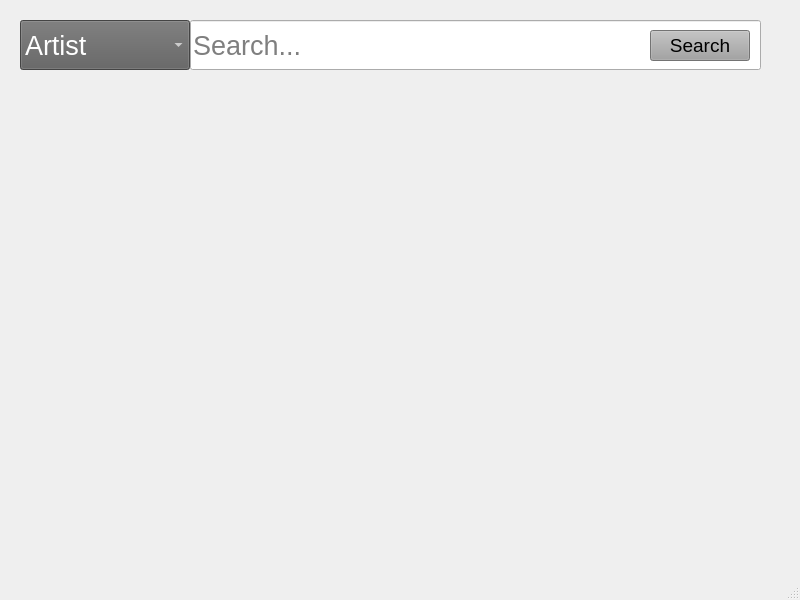
<?xml version="1.0" encoding="UTF-8"?>
<ui version="4.0">
 <class>MainWindow</class>
 <widget class="QMainWindow" name="MainWindow">
  <property name="geometry">
   <rect>
    <x>0</x>
    <y>0</y>
    <width>800</width>
    <height>600</height>
   </rect>
  </property>
  <property name="windowTitle">
   <string>MainWindow</string>
  </property>
  <widget class="QWidget" name="centralwidget">
   <widget class="QLineEdit" name="lineEdit">
    <property name="geometry">
     <rect>
      <x>190</x>
      <y>20</y>
      <width>571</width>
      <height>50</height>
     </rect>
    </property>
    <property name="maximumSize">
     <size>
      <width>1000</width>
      <height>16777215</height>
     </size>
    </property>
    <property name="font">
     <font>
      <pointsize>20</pointsize>
     </font>
    </property>
    <property name="placeholderText">
     <string>Search...</string>
    </property>
   </widget>
   <widget class="QComboBox" name="comboBox">
    <property name="enabled">
     <bool>true</bool>
    </property>
    <property name="geometry">
     <rect>
      <x>20</x>
      <y>20</y>
      <width>170</width>
      <height>50</height>
     </rect>
    </property>
    <property name="maximumSize">
     <size>
      <width>1000</width>
      <height>1000</height>
     </size>
    </property>
    <property name="font">
     <font>
      <pointsize>20</pointsize>
     </font>
    </property>
    <property name="autoFillBackground">
     <bool>false</bool>
    </property>
    <property name="styleSheet">
     <string notr="true">color: rgb(255, 255, 255);
background-color: rgb(95, 95, 95);</string>
    </property>
    <item>
     <property name="text">
      <string>Artist</string>
     </property>
    </item>
    <item>
     <property name="text">
      <string>Title</string>
     </property>
    </item>
    <item>
     <property name="text">
      <string>Album</string>
     </property>
    </item>
   </widget>
   <widget class="QPushButton" name="searchButton">
    <property name="geometry">
     <rect>
      <x>650</x>
      <y>30</y>
      <width>100</width>
      <height>31</height>
     </rect>
    </property>
    <property name="maximumSize">
     <size>
      <width>1000</width>
      <height>1000</height>
     </size>
    </property>
    <property name="font">
     <font>
      <pointsize>14</pointsize>
     </font>
    </property>
    <property name="styleSheet">
     <string notr="true">color: #000000;
background-color: rgb(161, 161, 161);</string>
    </property>
    <property name="text">
     <string>Search</string>
    </property>
   </widget>
  </widget>
  <widget class="QStatusBar" name="statusbar"/>
 </widget>
 <resources/>
 <connections/>
</ui>
